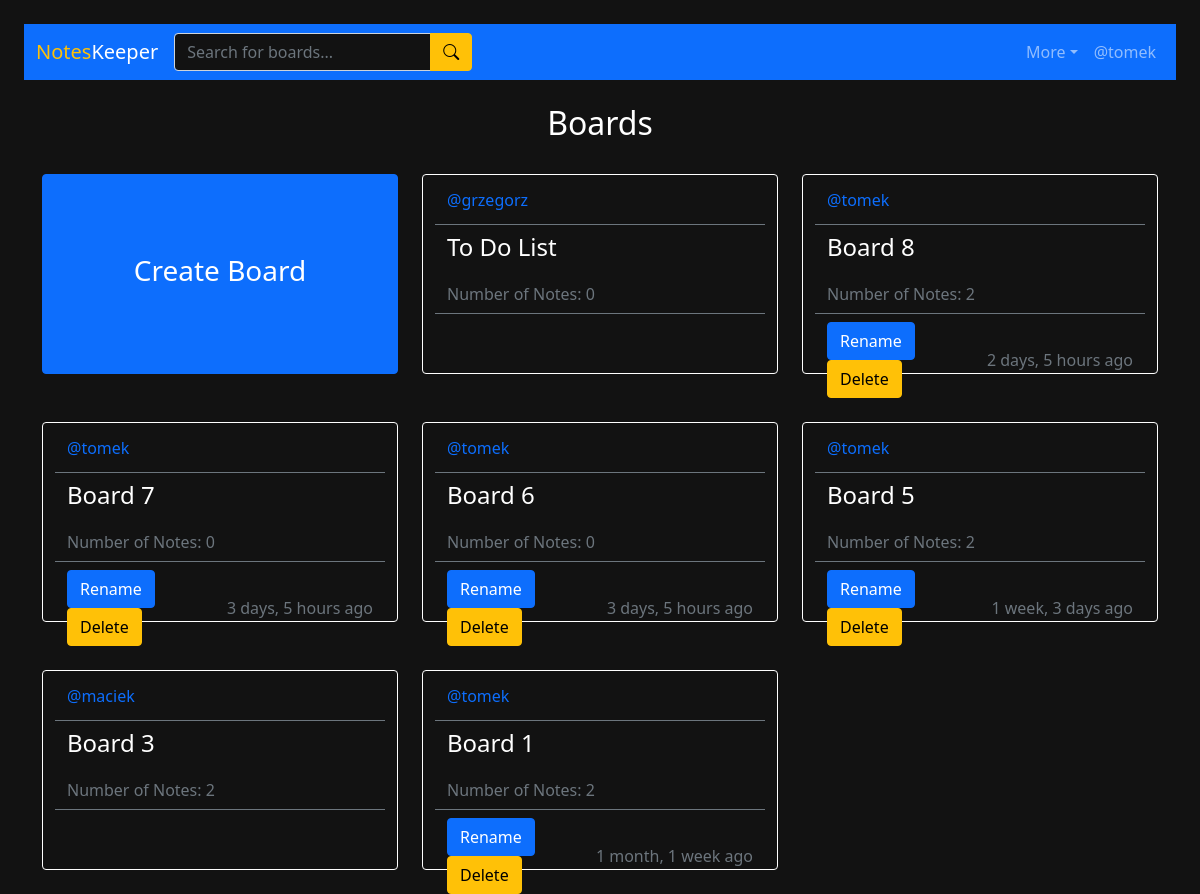
The app's page / (signed in) with its own data.
### base/models.py (models this page shows, shortened)
class Board(models.Model):
    owner = models.ForeignKey(User, on_delete=models.CASCADE)
    name = models.CharField(max_length=200)
    updated = models.DateTimeField(auto_now=True)
    created = models.DateTimeField(auto_now_add=True)
    class Meta:
        ordering = ['-updated', '-created']

### base/views.py (the view)
# urls.py: path('', views.home, name="home"),
def home(request):
    q = request.GET.get('search') if request.GET.get('search') != None else ''
    boards = Board.objects.filter(
        Q(owner__username__icontains=q) |
        Q(name__icontains=q)
    )
    context = {"boards": boards}
    return render(request, 'base/home.html', context)

### base/templates/base/home.html
{% extends 'main.html' %}
{% block content %}
<main>
    <div class="container-lg">
        <h2 class="text-center mt-3 text-white">Boards</h2>
        <div class="row">
            {% if request.user.is_authenticated %}
                <div class="col-xl-4 py-4">
                    <a href="{% url 'create-board' %}" style="text-decoration: none;" >
                        <div class="container rounded border border-primary bg-primary btnAdd" style="height: 200px; width: 100%;">
                            <div class="row align-items-center justify-content-center" style="height: 100%;">
                                <div class="col-auto">
                                    <h3 class="text-white" >Create Board</h3>
                                </div>
                            </div>
                        </div>
                    </a>
                </div>
            {% endif %}
            {% for board in boards %}
                <div class="col-xl-4 py-4">
                    <div class="container rounded border border-white" style="height: 200px; width: 100%;">
                        <div class="row align-items-center border-bottom border-secondary" style="height:25%;">
                            <div class="col">
                                <a href="{% url 'profile' board.owner.id %}" style="text-decoration: none;">
                                    <span>@{{board.owner}}</span>
                                </a>
                            </div>
                        </div>
                        <div class="row align-items-center py-2" style="height:25%;">
                            <div class="col">
                                <a href="{% url 'board' board.id %}" style="text-decoration: none;">
                                    <h4 class="text-white pntName">{{board.name}}</h4>
                                </a>
                            </div>
                        </div>
                        <div class="row align-items-center py-2 border-bottom border-secondary" style="height:20%;">
                            <div class="col">
                                <p class="text-secondary">Number of Notes: {{board.note_set.all.count}}</p>
                            </div>
                        </div>
                        {% if request.user == board.owner %}
                            <div class="row align-items-center py-2" style="height:30%;">
                                <div class="col">
                                    <a class="btn btn-primary" href="{% url 'update-board' board.id %}" style="text-decoration: none;">Rename</a>
                                    <a class="btn btn-warning" href="{% url 'delete-board' board.id %}" style="text-decoration: none;">Delete</a>
                                </div>
                                <div class="col-auto align-items-center justify-content-end">
                                    <div class="text-secondary">{{board.updated|timesince}} ago</div>
                                </div>
                            </div>
                        {% endif %}
                    </div>
                </div>
            {% endfor %}
        </div>
    </div>
</main>
{% endblock %}

### templates/navbar.html (shortened to what this page needs)
<div class="m-4">
  <nav class="navbar navbar-expand-lg navbar-dark bg-primary">
      <div class="container-fluid">
          <a href="{% url 'home' %}" class="navbar-brand"><span class="text-warning">Notes</span>Keeper</a>
          <div class="collapse navbar-collapse justify-content-between" id="navbarCollapse">
              <form method="GET" action="{% url 'home' %}" class="d-flex">
                  <div class="input-group">
                      <input type="text" name="search" placeholder="Search for boards..." class="form-control text-white" style="background-color: #121212;">
                      <button type="button" class="btn btn-warning"><i class="bi-search"></i></button>
                  </div>
              </form>
              {% if not request.user.is_authenticated %}
                <div class="navbar-nav">
                  <a href="{% url 'login' %}" class="nav-item nav-link">Login</a>
                </div>
              {% else %}
                <div class="navbar-nav">
                  <div class="nav-item dropdown">
                    <a href="#" class="nav-link dropdown-toggle" data-bs-toggle="dropdown">More</a>
                  </div>
                  <a href="{% url 'profile' request.user.id %}" class="nav-item nav-link">@{{request.user.username}}</a>
                </div>
              {% endif %}
          </div>
      </div>
  </nav>
</div>

### base/static/styles/main.css (style rules this page uses)
.pntName { color: white; }

### records on screen
Board: owner "grzegorz", name "To Do List", note_set.all.count "0"
Board: owner "tomek", name "Board 8", note_set.all.count "2", updated "2 days, 5 hours"
Board: owner "tomek", name "Board 7", note_set.all.count "0", updated "3 days, 5 hours"
Board: owner "tomek", name "Board 6", note_set.all.count "0", updated "3 days, 5 hours"
Board: owner "tomek", name "Board 5", note_set.all.count "2", updated "1 week, 3 days"
Board: owner "maciek", name "Board 3", note_set.all.count "2"
Board: owner "tomek", name "Board 1", note_set.all.count "2", updated "1 month, 1 week"

### other values on screen
{{ request.user.username }} "tomek"
